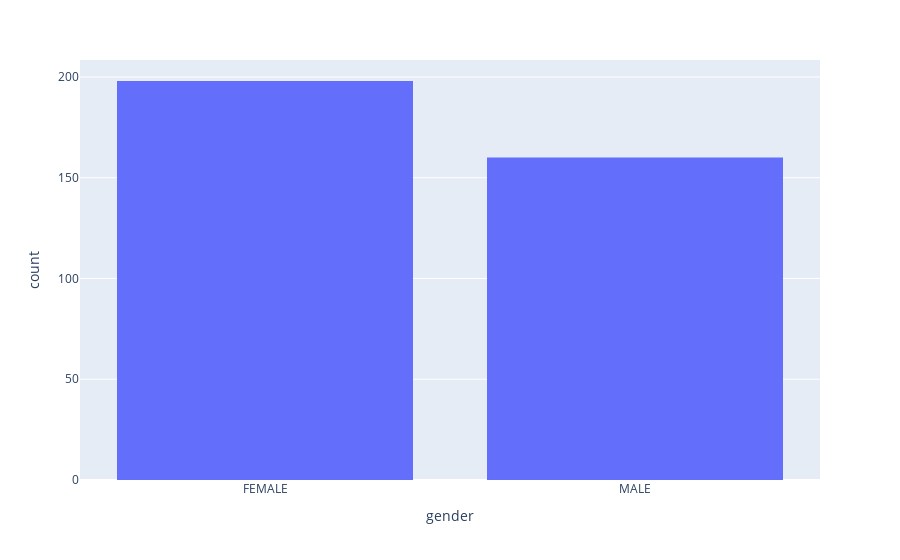

The code cell stored with this chart in its notebook:
### Code cell
px.histogram(Leads_basic_details,x = "gender")

### Figure 1 — Plotly figure (JSON) as saved in the notebook; plotly's stock layout.template omitted (floating-point values rounded to 4 significant figures; data arrays with more than 128 entries replaced by an {"elided": "..."} marker saying what was removed)
{"data": [{"alignmentgroup": "True", "bingroup": "x", "hovertemplate": "gender=%{x}<br>count=%{y}<extra></extra>", "legendgroup": "", "marker": {"color": "#636efa", "pattern": {"shape": ""}}, "name": "", "offsetgroup": "", "orientation": "v", "showlegend": false, "type": "histogram", "x": {"elided": "358 str values"}, "xaxis": "x", "yaxis": "y"}], "layout": {"barmode": "relative", "legend": {"tracegroupgap": 0}, "margin": {"t": 60}, "xaxis": {"anchor": "y", "domain": [0, 1], "title": {"text": "gender"}}, "yaxis": {"anchor": "x", "domain": [0, 1], "title": {"text": "count"}}}}
